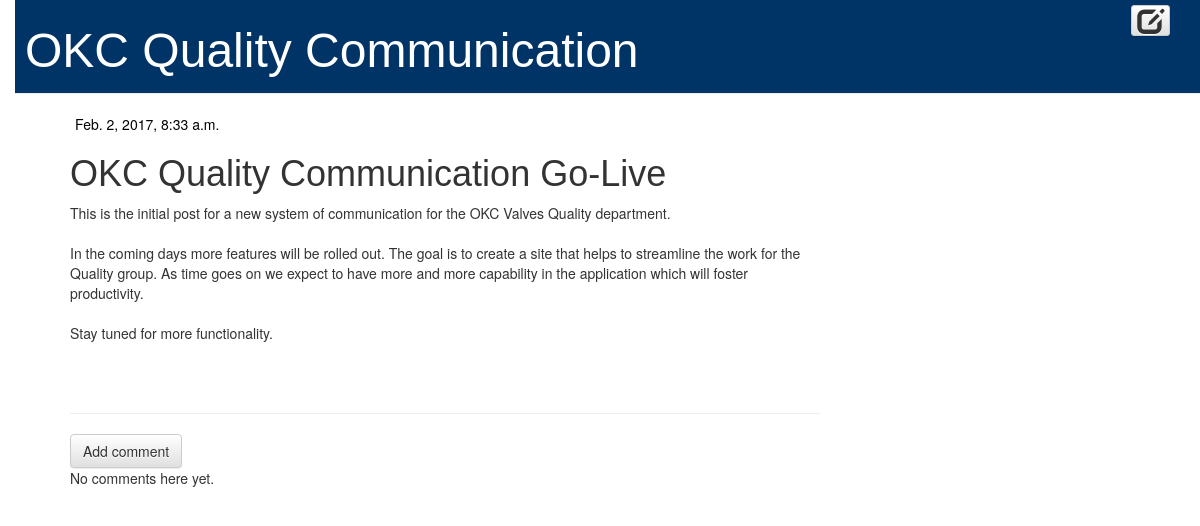
The app's page /post/1/ with its own data.
### blog/models.py (models this page shows, shortened)
class Post(models.Model):
    author = models.ForeignKey('auth.User')
    title = models.CharField(max_length=200)
    text = models.TextField()
    created_date = models.DateTimeField(default=timezone.now)
    published_date = models.DateTimeField(blank=True, null=True)

### blog/views.py (the view)
# urls.py: url(r'^post/(?P<pk>\d+)/$', views.post_detail, name='post_detail'),
def post_detail(request, pk):
    post = get_object_or_404(Post, pk=pk)
    return render(request, 'blog/post_detail.html', {'post': post})

### blog/templates/blog/post_detail.html (shortened to what this page needs)
{% extends 'blog/base.html' %}
{% block content %}
    <div class="post">
        {% if post.published_date %}
            <div class="date">
                {{ post.published_date }}
            </div>
        {% else %}
            <a class="btn btn-default" href="{% url 'post_publish' pk=post.pk %}">Publish</a>
        {% endif %}
        <h1>{{ post.title }}</h1>
        <p>{{ post.text|linebreaksbr }}</p>
    </div>
    <hr>
    <a class="btn btn-default" href="{% url 'add_comment_to_post' pk=post.pk %}">Add comment</a>
    {% for comment in post.comments.all %}
        {% if user.is_authenticated or comment.approved_comment %}
        <div class="comment">
            <div class="date">
                {{ comment.created_date }}
                {% if not comment.approved_comment %}
                    <a class="btn btn-default" href="{% url 'comment_remove' pk=comment.pk %}"><span class="glyphicon glyphicon-remove"></span></a>
                    <a class="btn btn-default" href="{% url 'comment_approve' pk=comment.pk %}"><span class="glyphicon glyphicon-ok"></span></a>
                {% endif %}
            </div>
            <strong>{{ comment.author }}</strong>
            <p>{{ comment.text|linebreaks }}</p>
        </div>
        {% endif %}
    {% empty %}
        <p>No comments here yet.</p>
    {% endfor %}
{% endblock %}

### default/static/css0/blog.css (style rules this page uses)
body { padding-left: 15px; }
h1, h2, h3, h4 { font-family: sans-serif; }
.date { color: #000000; padding: 0px 0px 0px 5px; }
.post { margin-bottom: 70px; }

### records on screen
Post: published_date "Feb. 2, 2017, 8:33 a.m.", title "OKC Quality Communication Go-Live", text "This is the initial post for a new system of communication for the OKC Valves Quality department. In the coming days more features will be rolled out. The goal is to create a site that helps to streamline the work for the Quality group. As time goes on we expect to have more and more capability in the application which will foster productivity. Stay tuned for more functionality."
